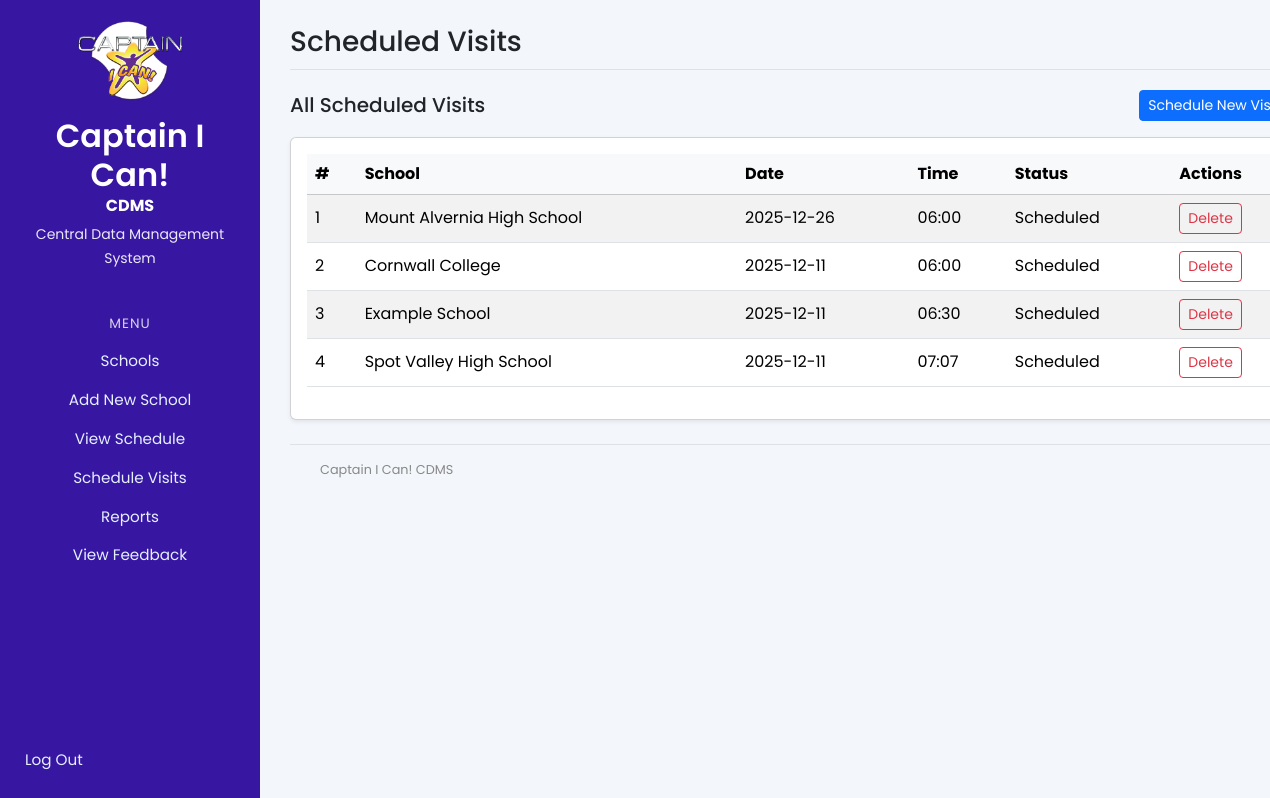
Screenshot of /visits (signed in) with the database file from the repository.
### models.py (models this page shows, shortened)
class Visit(db.Model):
    __tablename__ = "visits"
    id = db.Column(db.Integer, primary_key=True)
    school_id = db.Column(db.Integer, db.ForeignKey('schools.id'), nullable=False)
    visit_date = db.Column(db.Date, nullable=False)
    visit_time = db.Column(db.String(20), nullable=False)
    status = db.Column(db.String(20), default='Scheduled')
    feedbacks = db.relationship('Feedback', backref='visit', lazy=True)

class School(db.Model):
    __tablename__ = "schools"
    id = db.Column(db.Integer, primary_key=True)
    name = db.Column(db.String(150), nullable=False)
    address = db.Column(db.String(200), nullable=False)
    contact_person = db.Column(db.String(100), nullable=False)
    contact_phone = db.Column(db.String(20))
    contact_email = db.Column(db.String(120))
    capacity = db.Column(db.Integer)
    start_time = db.Column(db.String(20))
    end_time = db.Column(db.String(20))
    exam_dates = db.Column(db.String(255))
    holidays = db.Column(db.String(255))
    num_teachers = db.Column(db.Integer)
    visits = db.relationship('Visit', backref='school', lazy=True)

### app.py (the view)
@app.route('/visits')
@login_required
def list_visits():
    status_filter = request.args.get("status", "").strip()
    school_filter = request.args.get("school_id", "").strip()
    date_filter = request.args.get("date", "").strip()
    parsed_date = ReportService.parse_date(date_filter) if date_filter else None
    parsed_school_id = ReportService.parse_int(school_filter) if school_filter else None
    visits = VisitService.get_filtered_visits(
        status=status_filter or None,
        school_id=parsed_school_id,
        visit_date=parsed_date,
    )
    schools = SchoolService.get_all_schools()
    return render_template('visits/list.html', visits=visits, schools=schools,
                           status_filter=status_filter, school_filter=school_filter)

### app.py (called while the page is built)
def login_required(f):
    @wraps(f)
    def decorated_function(*args, **kwargs):
        if 'logged_in' not in session:
            flash('Please log in to access this page.', 'error')
            return redirect(url_for('login'))
        return f(*args, **kwargs)
    return decorated_function

### services/school_service.py (called while the page is built)
    @staticmethod
    def get_all_schools() -> List[School]:
        return School.query.order_by(School.name).all()

### services/visit_service.py (called while the page is built)
    @staticmethod
    def get_filtered_visits(
        status: Optional[str] = None,
        school_id: Optional[int] = None,
        visit_date: Optional[date] = None,
    ) -> List[Visit]:
        query = Visit.query
        if status:
            query = query.filter(Visit.status == status)
        if school_id:
            query = query.filter(Visit.school_id == school_id)
        if visit_date:
            query = query.filter(Visit.visit_date == visit_date)
        return query.order_by(Visit.visit_date.desc()).all()

### templates/visits/list.html (shortened to what this page needs)
{% extends 'base.html' %}
{% block page_title %}Scheduled Visits{% endblock %}
{% block content %}
<div class="d-flex justify-content-between align-items-center mb-3">
    <h5 class="mb-0">All Scheduled Visits</h5>
    <a href="{{ url_for('schedule_visit') }}" class="btn btn-primary btn-sm">
        Schedule New Visit
    </a>
</div>
<div class="card shadow-sm p-3">
    {% if visits %}
        <div class="table-responsive">
            <table class="table table-striped table-hover align-middle">
                <thead class="table-light">
                    <tr>
                        <th>#</th>
                        <th>School</th>
                        <th>Date</th>
                        <th>Time</th>
                        <th>Status</th>
                        <th style="width: 100px;">Actions</th>
                    </tr>
                </thead>
                <tbody>
                    {% for visit in visits %}
                    <tr>
                        <td>{{ loop.index }}</td>
                        <td>{{ visit.school.name }}</td>
                        <td>{{ visit.visit_date }}</td>
                        <td>{{ visit.visit_time }}</td>
                        <td>{{ visit.status }}</td>
                        <td>
                            <form
                                action="{{ url_for('delete_visit', visit_id=visit.id) }}"
                                method="post"
                                onsubmit="return confirm('Are you sure you want to delete this visit?');"
                            >
                                <button type="submit" class="btn btn-sm btn-outline-danger">
                                    Delete
                                </button>
                            </form>
                        </td>
                    </tr>
                    {% endfor %}
                </tbody>
            </table>
        </div>
    {% else %}
        <p class="text-muted mb-0">No visits scheduled yet.</p>
    {% endif %}
</div>
{% endblock %}

### templates/base.html (style rules this page uses)
body { background-color: #f3f6fa; font-family: 'Poppins', sans-serif; margin: 0; }

### rows the page displays
Visit: school.name "Mount Alvernia High School", visit_date "2025-12-26", visit_time "06:00", status "Scheduled"
Visit: school.name "Cornwall College", visit_date "2025-12-11", visit_time "06:00", status "Scheduled"
Visit: school.name "Example School", visit_date "2025-12-11", visit_time "06:30", status "Scheduled"
Visit: school.name "Spot Valley High School", visit_date "2025-12-11", visit_time "07:07", status "Scheduled"
